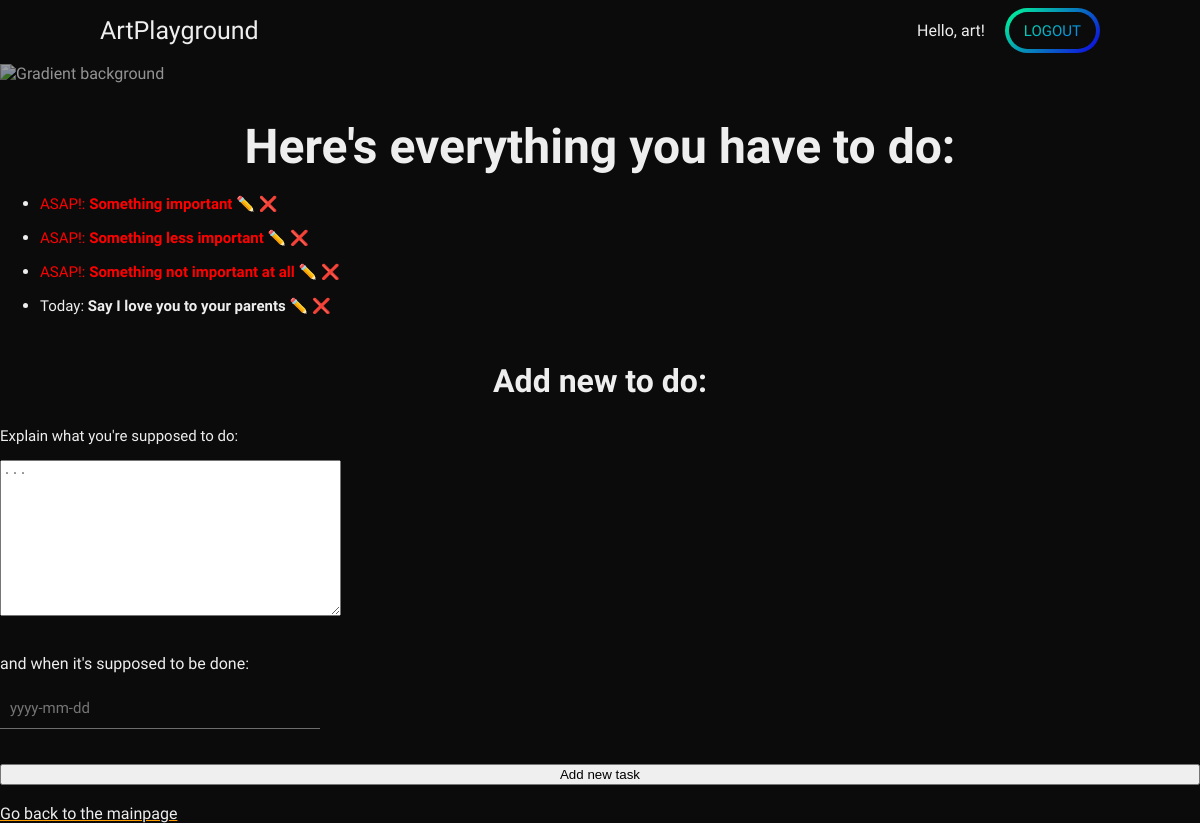
The app's page /to-do-list/ (signed in) with its own data.
### todolist/models.py (models this page shows, shortened)
class Task(models.Model):
    task = models.CharField(max_length=150)
    date = models.DateField()
    created_by = models.ForeignKey(User, on_delete=models.CASCADE)

### todolist/views.py (the view, shortened to what this page needs)
# urls.py: path("", views.my_todo_lists, name="my_todo_lists"),
@login_required
def my_todo_lists(request):
    tasks_list = Task.objects.filter(created_by=request.user).order_by("date")
    taskform = TaskForm()
    for record in tasks_list:
        if record.date < date.today():
            record.date = "ASAP!"
        elif record.date == date.today():
            record.date = "Today"
        elif (record.date - date.today()).days < 7:
            record.date = record.date.strftime("%A")
    context = {"records": tasks_list, "taskform": taskform}
    return render(request, "todolist/lists.html", context)

### todolist/forms.py
class TaskForm(forms.ModelForm):
    class Meta:
        model = Task
        fields = ["task", "date"]
        widgets = {
            "task": Textarea(
                attrs={
                    "required": True,
                    "class": "form-control",
                    "style": "max-width: 400px;",
                    "placeholder": "...",
                }
            ),
            "date": DateInput(
                attrs={
                    "required": True,
                    "class": "form-control",
                    "style": "max-width: 400px;",
                    "placeholder": "yyyy-mm-dd",
                }
            ),
        }

### todolist/templates/todolist/lists.html (shortened to what this page needs)
{% extends 'base_layout.html' %} {% block content %}
<h1>Here's everything you have to do:</h1>
<ul>
  {% for record in records %} {% if record.date == "ASAP!" %}
  <li>
    <p style="color: red">
      {{record.date}}: <b>{{ record.task}}</b>
      <a href="{% url 'edit_task' record.id %}" style="text-decoration: none"
        >✏️</a
      >
      <a href="{% url 'delete_task' record.id %}" style="text-decoration: none"
        >❌</a
      >
    </p>
  </li>
  {% else %}
  <li>
    <p>
      {{record.date}}: <b>{{ record.task}}</b>
      <a href="{% url 'edit_task' record.id %}" style="text-decoration: none"
        >✏️</a
      >
      <a href="{% url 'delete_task' record.id %}" style="text-decoration: none"
        >❌</a
      >
    </p>
  </li>
  {% endif %} {% endfor %}
</ul>
<br />
<h2>Add new to do:</h2>
<form method="post">
  <div class="form-group">
    <p>Explain what you're supposed to do:</p>
    <p>{{ taskform.task }}</p>
    <br />and when it's supposed to be done:
    <p>{{taskform.date}}</p>
  </div>
  <button type="submit">Add new task</button>
</form>
<br />
<a href="/">Go back to the mainpage</a>
{% endblock %}

### general/templates/general/base_layout.html (shortened to what this page needs)
{% load static %}
<!DOCTYPE html>
<html>
  <head>
    <link rel="stylesheet" href="{% static 'css/style.css' %}">
  </head>
  <body>
    <img class="body-gradient {% block background_class %}{% endblock %}" src="https://daily-now-res.cloudinary.com/image/upload/s--O8GDhJO8--/f_auto/v1692271285/public/Desktop-ask-bg" alt="Gradient background">
    <header class="{% block header_class %}{% endblock %}">
      <nav class="menu-nav">
        <a href="{% url 'mainpage' %}" class="menu-item">ArtPlayground</a>
      </nav>
      <nav class="profile-nav">
        {% if user.is_authenticated %}
        Hello, {{user.username}}!
        <div class="button btn-blue"><div class="ahref--bg"><a href="{% url 'logout' %}">Logout</a></div></div>
        {% else %}
        <div class="button btn-yelpur-rev"><div class="ahref--bg"><a href="{% url 'register' %}">Sign up</a></div></div>
        <div class="button btn-yelpur"><div class="ahref--bg"><a href="{% url 'login' %}">Login</a></div></div>
        {% endif %}
      </nav>
    </header>
    <main>
      {% block content %}{% endblock %}
    </main>
  </body>
</html>

### static/css/style.css (style rules this page uses)
body { background-color: #0B0B0B; color: #EEE; font-family: "Ubuntu", sans-serif; padding: 0; margin: 0; }
body .body-gradient { position: absolute; top: 64px; left: 0; width: 80%; opacity: 0.6; }
body main { position: relative; top: 30px; left: 0; padding-top: 70px; }
body main > h1, body main > h2, body main > h3, body main > h4 { text-align: center; }
body h1, body h2, body h3, body h4 { text-decoration: none; line-height: 1.25em; margin: 0.35em 0; color: #EEE; }
body h1 { font-size: 48px; }
body h2 { font-size: 32px; }
body span, body p { font-size: 15px; }
body a { line-height: 15px; color: #EEE; text-decoration-color: #ff9d00; }
.button { width: max-content; padding: 4px 4px; border-radius: 24px; mask-image: paint(smooth-corners); -webkit-mask-image: paint(smooth-corners); }
.button .ahref--bg, .button .button--bg { padding: 9px 0px; background-color: #0B0B0B; border-radius: 24px; mask-image: paint(smooth-corners); -webkit-mask-image: paint(smooth-corners); }
.button .ahref--bg a, .button .ahref--bg button, .button .button--bg a, .button .button--bg button { padding: 15px 15px; font-size: 15px; text-transform: uppercase; font-weight: 500; text-decoration: none; }
.button.btn-blue { background: linear-gradient(135deg, #00ff95, #0f00e3); }
.button.btn-blue a, .button.btn-blue button { background: linear-gradient(135deg, #00ff95, #0B59FF); -webkit-background-clip: text; -webkit-text-fill-color: transparent; }
form { display: grid; grid-template-columns: 1fr; grid-template-rows: auto; row-gap: 20px; }
header { display: flex; justify-content: space-between; align-items: center; position: fixed; width: calc(100% - 200px); padding: 10px 100px; background: #0B0B0B; height: 40px; z-index: 100; }
header nav.menu-nav { display: flex; column-gap: 20px; }
header nav.menu-nav a { text-decoration: none; font-size: 25px; line-height: 25px; }
header .menu-item { justify-self: flex-start; }
header .profile-nav { display: flex; justify-content: center; align-items: center; column-gap: 20px; }
input, input:active, input:focus, input:focus-visible, input:target, input:-webkit-autofill:focus, input:-webkit-autofill { background-color: #0B0B0B; color: #EEE; border: none; outline: none; border-bottom: 1px solid rgba(255, 255, 255, 0.4); line-height: 40px; font-size: 15px; padding: 0 10px; font-family: "Ubuntu", sans-serif; }
input { min-width: 300px; }
input ::placeholder { font-size: 15px; color: rgba(255, 255, 255, 0.4); }

### records on screen
Task: date "ASAP!", task "Something important"
Task: date "ASAP!", task "Something less important"
Task: date "ASAP!", task "Something not important at all"
Task: date "Today", task "Say I love you to your parents"

### other values on screen
{{ user.username }} "art"
